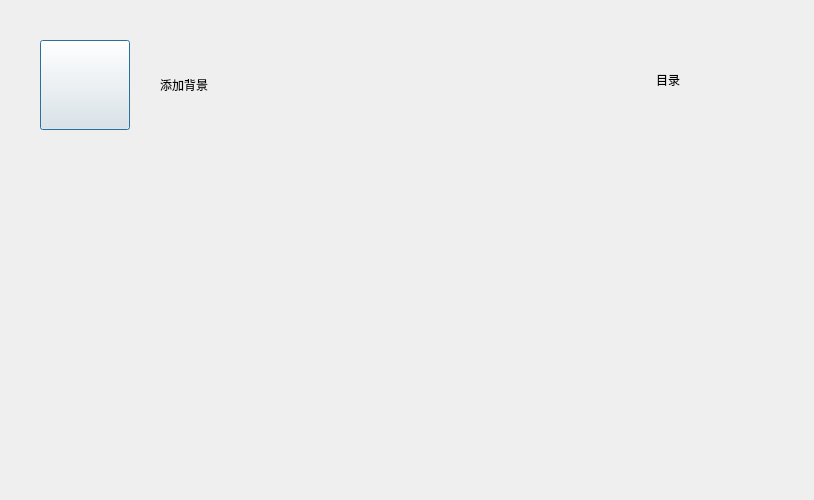
<?xml version="1.0" encoding="UTF-8"?>
<ui version="4.0">
 <class>AddBkgDlg</class>
 <widget class="QDialog" name="AddBkgDlg">
  <property name="geometry">
   <rect>
    <x>0</x>
    <y>0</y>
    <width>814</width>
    <height>500</height>
   </rect>
  </property>
  <widget class="CButton" name="btnReturn">
   <property name="geometry">
    <rect>
     <x>40</x>
     <y>40</y>
     <width>90</width>
     <height>90</height>
    </rect>
   </property>
   <property name="autoFillBackground">
    <bool>false</bool>
   </property>
   <property name="styleSheet">
    <string notr="true">border-image: url(:/img/btnReturn.png);</string>
   </property>
   <property name="text">
    <string/>
   </property>
   <property name="iconSize">
    <size>
     <width>100</width>
     <height>100</height>
    </size>
   </property>
   <property name="flat">
    <bool>false</bool>
   </property>
  </widget>
  <widget class="CLabel" name="labelTitle">
   <property name="geometry">
    <rect>
     <x>160</x>
     <y>55</y>
     <width>300</width>
     <height>60</height>
    </rect>
   </property>
   <property name="text">
    <string>添加背景</string>
   </property>
  </widget>
  <widget class="CLabel" name="labelChooseDir">
   <property name="geometry">
    <rect>
     <x>570</x>
     <y>50</y>
     <width>110</width>
     <height>60</height>
    </rect>
   </property>
   <property name="text">
    <string>目录</string>
   </property>
   <property name="alignment">
    <set>Qt::AlignRight|Qt::AlignTrailing|Qt::AlignVCenter</set>
   </property>
   <property name="wordWrap">
    <bool>true</bool>
   </property>
  </widget>
 </widget>
 <customwidgets>
  <customwidget>
   <class>CButton</class>
   <extends>QPushButton</extends>
   <header location="global">button.h</header>
  </customwidget>
  <customwidget>
   <class>CLabel</class>
   <extends>QLabel</extends>
   <header location="global">label.h</header>
  </customwidget>
 </customwidgets>
 <resources/>
 <connections/>
</ui>
